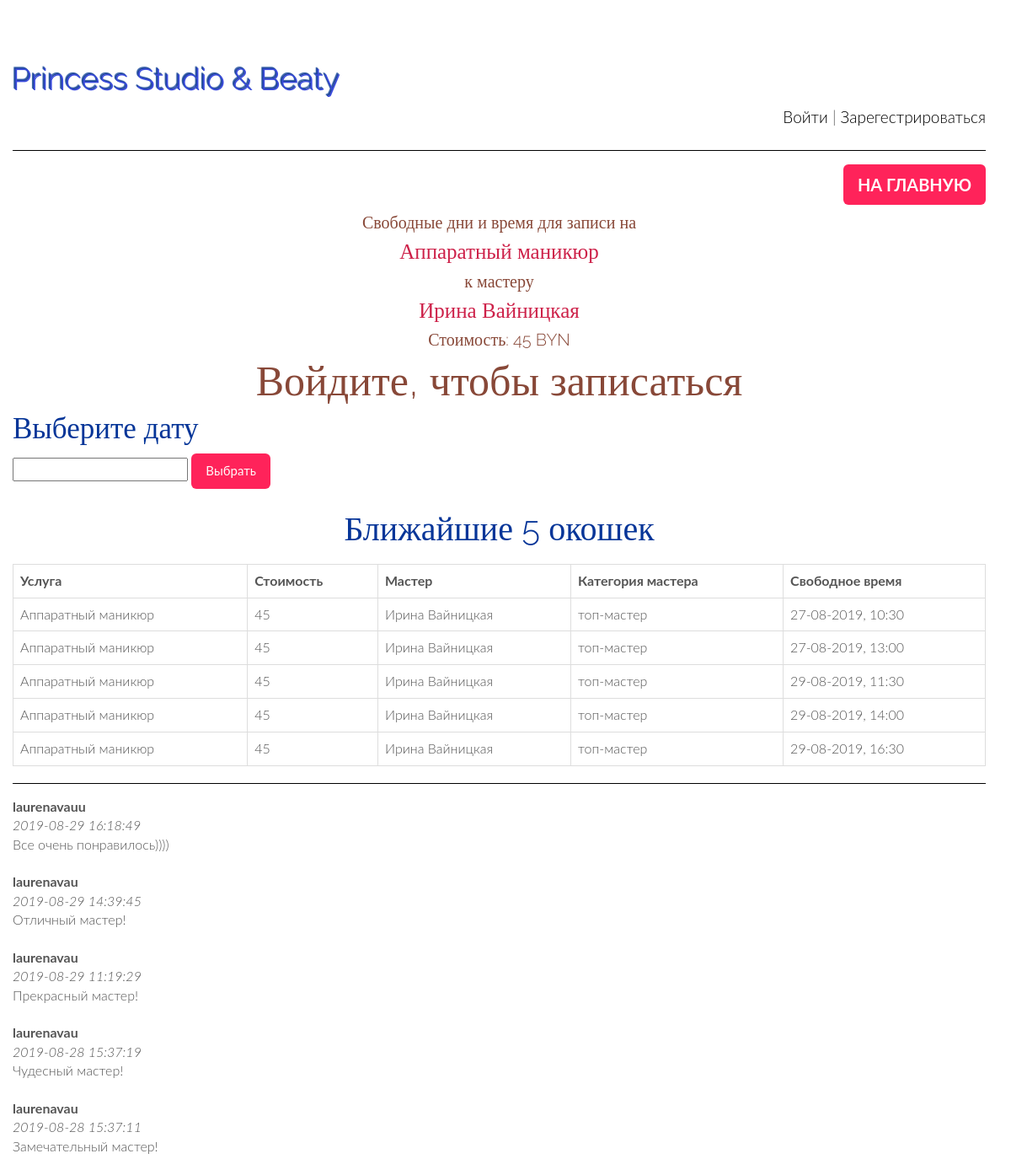
/pbs/vacant_dates/1/, run on the app's committed database.
### psb/models.py (models this page shows)
class Procedure(models.Model):
    procedure_name = models.CharField(max_length=255)
    price = models.IntegerField('price')
    master = models.ForeignKey(Master, on_delete=models.CASCADE, default=0)

class Master(models.Model):
    fio = models.CharField(max_length=255)
    category = models.CharField(max_length=255)

class VacantTimes(models.Model):
    procedure = models.ForeignKey(Procedure, on_delete=models.CASCADE, default=0)
    vacant_date_time = models.DateTimeField('datetime')

class Message(models.Model):
    chat = models.ForeignKey(Procedure, verbose_name='Отзывы под процедурой', on_delete=models.CASCADE)
    author = models.ForeignKey(User, verbose_name='Пользователь')
    message = models.TextField('Отзыв')
    pub_date = models.DateTimeField('Дата отзыва', default=timezone.now)

### psb/views.py (the view)
# urls.py: url(r'^pbs/vacant_dates/(?P<procedure_id>\d+)/$', views.vacant_dates),
def vacant_dates(request, procedure_id):
    user1 = request.user.username
    vacant_dates_times = VacantTimes.objects.filter(procedure_id=procedure_id).order_by('vacant_date_time')[:5]
    procedure = Procedure.objects.get(pk=procedure_id)
    procedure_name = procedure.procedure_name
    procedure_master = procedure.master.fio
    procedure_price = procedure.price
    dateform = SelectDateForm()
    message = 'Ближайшие 5 окошек'
    if user1 != '':
        user = User.objects.get(username=user1)
        record_of_user = Record.objects.filter(user_id=user.id)
        return render(
            request,
            "vacant_dates.html",
            {
                "vacant_dates":
                    vacant_dates_times,
                "message": message,
                "procedure_name": procedure_name,
                "procedure_master": procedure_master,
                "procedure_price": procedure_price,
                "dateform": dateform,
                "latest_messages": Message.objects.filter(chat_id=procedure_id).order_by('-pub_date')[:5],
                "record_of_user": record_of_user,
            }
        )
    else:
        return render(
            request,
            "vacant_dates.html",
            {
                "vacant_dates":
                    vacant_dates_times,
                "message": message,
                "procedure_name": procedure_name,
                "procedure_master": procedure_master,
                "procedure_price": procedure_price,
                "dateform": dateform,
                "latest_messages": Message.objects.filter(chat_id=procedure_id).order_by('-pub_date')[:5],
            }
        )

### psb/forms.py
class SelectDateForm(forms.Form):
    date = forms.DateTimeField(input_formats=['%d-%m-%Y %H:%M'], label='')

### templates/vacant_dates.html (shortened to what this page needs)
{% extends 'base.html' %}
{% block main %}
    <div align="right">
        <a href="http://127.0.0.1:8001/pbs/" class="btn btn-lg red"
           style="background-color:#ff235a; font-size:20px; color:#fff9f8"><strong>НА ГЛАВНУЮ</strong></a>
    </div>
    <article id="table_name">
        <h4 align="center" style="color:#884838; font-size:20px;">Свободные дни и время для записи на </h4>
        <h4 align="center" style="color:#cd2149; font-size:25px; ">{{ procedure_name }} </h4>
        <h4 align="center" style="color:#884838; font-size:20px;">к мастеру </h4>
        <h4 align="center" style="color:#cd2149; font-size:25px;">{{ procedure_master }}</h4>
        <h4 align="center" style="color:#884838; font-size:20px;">Стоимость: {{ procedure_price }} BYN</h4>
        {% if user.is_authenticated %}
        {% else %}
            <h4 align="center" style="color:#884838; font-size:50px;">Войдите, чтобы записаться</h4>
        {% endif %}
    </article>
    <form action="selected_dates" method="get">
        <div style="margin-bottom: 25px;"><h4 align="left" style="color:#053598; font-size:35px; ">Выберите дату</h4>
            {{ dateform }}
            <input type="submit" value="Выбрать" class="btn btn-lg red"
                   style=" background-color:#ff235a; font-size:15px; color:#fff9f8">
        </div>
    </form>
    {% if message %}
        <h1 align="center" style="color:#053598; font-size:40px; ">{{ message }} {{ date }}</h1>
    {% endif %}
    <table class="table table-bordered">
        {% if vacant_dates %}
            <tr>
                <th>Услуга</th>
                <th>Стоимость</th>
                <th>Мастер</th>
                <th>Категория мастера</th>
                <th>Свободное время</th>
            </tr>
            {% for i in vacant_dates %}
                <tr>
                    <td>{{ i.procedure.procedure_name }}</td>
                    <td>{{ i.procedure.price }}</td>
                    <td>{{ i.procedure.master.fio }}</td>
                    <td>{{ i.procedure.master.category }}</td>
                    <td>{{ i.vacant_date_time|date:"d-m-Y, G:i" }}</td>
                </tr>
            {% endfor %}
        {% endif %}
    </table>
<hr>
    <div id="history">
        {% for message in latest_messages %}
            <div class="card">
                <div class="card-body">
                    <strong>
                        {{ message.author.username }}
                    </strong>
                    <br/>
                    <em>
                        {{ message.pub_date|date:'Y-m-d H:i:s' }}
                    </em>
                    <br/>
                    {{ message.message }}
                </div>
            </div>
            <br/>
        {% endfor %}
    </div>
{% endblock %}

### templates/base.html (shortened to what this page needs)
<!DOCTYPE html>
{% load staticfiles %}
<html lang="en">
<head>
  <link rel="stylesheet" href={% static "lib/bootstrap/css/bootstrap.min.css" %}>
  <link rel="stylesheet" href={% static "lib/icomoon/icomoon.css" %}>
  <link rel="stylesheet" href={% static "css/style.css" %}>
  <link rel="stylesheet" href="https://cdnjs.cloudflare.com/ajax/libs/tempusdominus-bootstrap-4/5.1.2/css/tempusdominus-bootstrap-4.min.css" />
  <link rel="stylesheet" href={% static "css/datepicker.min.css" %}>
<link rel="stylesheet" href="https://cdnjs.cloudflare.com/ajax/libs/datepicker/0.6.5/datepicker.min.css" />
</head>
<body data-spy="scroll" data-offset="58" data-target="#navbar-main">
<div class="container">
    <div class="row justify-content-center">
        <div class="col-8">
            <h1 class="mt-2">Princess Studio & Beaty</h1>
            {% if user.is_authenticated %}
                <p class="text-right">
                    Приветствуем, {{ user.username }}!
                    <a href="/pbs/logout">Выйти</a> |
                    <a href="/pbs/password-change">
                        Изменить пароль
                    </a>
                </p>
            {% else %}
                <p class="text-right">
                    <a href="/pbs/login">Войти</a> |
                    <a href="/pbs/register">Зарегестрироваться</a>
                </p>
            {% endif %}
            <hr class="mt-0 mb-4">
            <div class="card">
                <div class="card-body">
                    {% block main %}
                    {% endblock %}
                </div>
            </div>
        </div>
    </div>
</div>
</body>
</html>

### static/css/style.css (style rules this page uses)
html, button, input, select, textarea { color: #222; }
body { font-size: 1em; line-height: 1.4; }
hr { display: block; height: 1px; border: 0; border-top: 1px solid #ccc; margin: 1em 0; padding: 0; }
html, body { height: 100%; }
body { font-family: "Lato"; font-weight: 300; font-size: 16px; color: #555; -webkit-font-smoothing: antialiased; -webkit-overflow-scrolling: touch; }
.row { margin-right: 0px; margin-left: -15px; }
hr { position: relative; border: none; }
hr:before { content: " "; position: absolute; top: 0; left: 0%; width: 100%; height: 9px; background: #000000; size:10px; }
h1, h2, h3, h4, h5, h6 { font-family: "Raleway"; font-weight: 300; color: #333; }
p { line-height: 28px; margin-bottom: 25px; }
strong { font-weight: 700; }
em { font-weight: 300; }
a { color: #000000; word-wrap: break-word; -webkit-transition: color 0.1s ease-in, background 0.1s ease-in; -moz-transition: color 0.1s ease-in, background 0.1s ease-in; -ms-transition: color 0.1s ease-in, background 0.1s ease-in; -o-transition: color 0.1s ease-in, background 0.1s ease-in; transition: color 0.1s ease-in, background 0.1s ease-in; }
a:before, a:after { -webkit-transition: color 0.1s ease-in, background 0.1s ease-in; -moz-transition: color 0.1s ease-in, background 0.1s ease-in; -ms-transition: color 0.1s ease-in, background 0.1s ease-in; -o-transition: color 0.1s ease-in, background 0.1s ease-in; transition: color 0.1s ease-in, background 0.1s ease-in; }
.mt-2 { color: hsl(234, 70%, 55%); text-shadow: -1px -1px 0 hsl(223, 67%, 36%), -2px -2px 1px hsl(217, 72%, 35%); padding-top: 55px; }
.text-right { font-size: 19px; }

### data on the page
Procedure: procedure_name "Аппаратный маникюр"
Master: fio "Ирина Вайницкая"
VacantTimes: procedure.procedure_name "Аппаратный маникюр", procedure.price "45", procedure.master.fio "Ирина Вайницкая", procedure.master.category "топ-мастер", vacant_date_time "27-08-2019, 10:30"
VacantTimes: procedure.procedure_name "Аппаратный маникюр", procedure.price "45", procedure.master.fio "Ирина Вайницкая", procedure.master.category "топ-мастер", vacant_date_time "27-08-2019, 13:00"
VacantTimes: procedure.procedure_name "Аппаратный маникюр", procedure.price "45", procedure.master.fio "Ирина Вайницкая", procedure.master.category "топ-мастер", vacant_date_time "29-08-2019, 11:30"
VacantTimes: procedure.procedure_name "Аппаратный маникюр", procedure.price "45", procedure.master.fio "Ирина Вайницкая", procedure.master.category "топ-мастер", vacant_date_time "29-08-2019, 14:00"
VacantTimes: procedure.procedure_name "Аппаратный маникюр", procedure.price "45", procedure.master.fio "Ирина Вайницкая", procedure.master.category "топ-мастер", vacant_date_time "29-08-2019, 16:30"
Message: author.username "laurenavauu", pub_date "2019-08-29 16:18:49", message "Все очень понравилось))))"
Message: author.username "laurenavau", pub_date "2019-08-29 14:39:45", message "Отличный мастер!"
Message: author.username "laurenavau", pub_date "2019-08-29 11:19:29", message "Прекрасный мастер!"
Message: author.username "laurenavau", pub_date "2019-08-28 15:37:19", message "Чудесный мастер!"
Message: author.username "laurenavau", pub_date "2019-08-28 15:37:11", message "Замечательный мастер!"

### other printed values
{{ procedure_price }} "45"
{{ message }} "Ближайшие 5 окошек"
